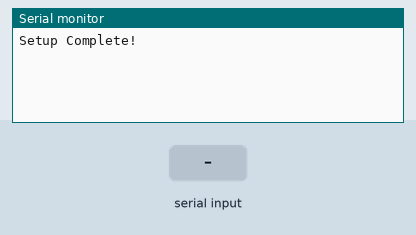
The sketch below on a simulated Arduino Uno, built with avr-gcc and run on an emulated ATmega328P. Shown: the last lines printed to the serial monitor. The test bench sets the inputs (shaded band).

Above: at 2.2 s.
2.3 s: "CMGS" received over the second serial link
At 2.9 s:
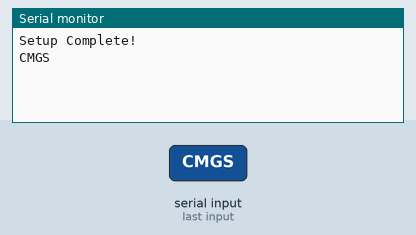
3.8 s: "1" received over the second serial link
At 5.2 s:
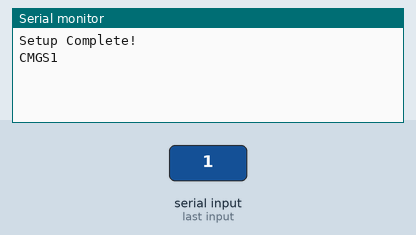

The sketch:

test_sim800l_via_com.ino
```cpp
#include <SoftwareSerial.h>

//SIM800 TX is connected to Arduino D8
#define SIM800_TX_PIN 4

//SIM800 RX is connected to Arduino D7
#define SIM800_RX_PIN 3

//Create software serial object to communicate with SIM800
SoftwareSerial SIM(SIM800_TX_PIN,SIM800_RX_PIN);

char* text;
char* number;
String _buffer;

void setup() {
  //Begin serial comunication with Arduino and Arduino IDE (Serial Monitor)
  Serial.begin(9600);
  while(!Serial);

  //Being serial communication witj Arduino and SIM800
  SIM.begin(9600);
  delay(1000);

  Serial.println("Setup Complete!");
  if (false) {
    _buffer.reserve(255);
    delay(3000);
    Serial.println("Will send SMS in 15sec!!!!");
    delay(15000);
    text="Testing Sms 1";  //text for the message.
    number="+380975411368"; //change to a valid number.
    bool error = _sendSms(number, text);
    Serial.print("Result: "); Serial.println(error);
    text="Testing Sms 2";  //text for the message.
    number="+380975411368"; //change to a valid number.
    error = _sendSms(number, text);
    Serial.print("Result2: "); Serial.println(error);
  }
}

int _timeout;
String _readSerial() {
  _timeout=0;
  while  (!SIM.available() && _timeout < 12000  )
  {
    delay(13);
    _timeout++;
  }
  if (SIM.available()) {
   return SIM.readString();
  }
}

bool _sendSms(char* number,char* text) {

  SIM.println(F("AT+CMGF=1")); // set sms to text mode
  _buffer=_readSerial();
  SIM.print(F("AT+CMGS=\"")); // command to send sms
  SIM.print(number);
  SIM.println(F("\""));
  _buffer=_readSerial();
  SIM.println (text);
  delay(100);
  SIM.print((char)26);
  _buffer=_readSerial();
  //expect CMGS:xxx   , where xxx is a number,for the sending sms.
  if (((_buffer.indexOf("CMGS") ) != -1 ) ){
    return true;
  }
  else {
    return false;
  }
}

// for char*,sie_t
volatile char* _printUnblocked_text;
volatile size_t _printUnblocked_text_length;
// for __FlashStringHelper *
volatile PGM_P _printUnblocked_p;
volatile size_t _printUnblocked_n;
// common
volatile bool _printUnblocked_writeEndLn;
volatile byte _printUnblocked_state = 0;

bool printUnblockedStart(const String& s)// return false if error occured!
{
  return printUnblockedStart(s.c_str(), s.length());
}
bool printUnblockedStart(char* text, size_t text_length)// return false if error occured!
{
  if (_printUnblocked_state != 0) {
    _printUnblocked_state = 0xE1; // error 1
    return false;
  }
  _printUnblocked_text = text;
  _printUnblocked_text_length = text_length;
  _printUnblocked_writeEndLn = false;
  _printUnblocked_state = 0x11;
  return true;
}
bool printUnblockedStart(const __FlashStringHelper *ifsh) // return false if error occured!
{
  if (_printUnblocked_state != 0) {
    _printUnblocked_state = 0xE1; // error 1
    return false;
  }
  _printUnblocked_p = reinterpret_cast<PGM_P>(ifsh);
  _printUnblocked_n = 0;
  _printUnblocked_writeEndLn = false;
  _printUnblocked_state = 0x21;
}

bool printUnblockedDone()
{
  switch (_printUnblocked_state)
  {
    case 0x11: // print text from "char* text" pointer
        if (Serial.availableForWrite() > 4)
        {
          while(Serial.availableForWrite()>0 && _printUnblocked_text_length--)
          {
            if (!Serial.write(*_printUnblocked_text++))
            {
              _printUnblocked_state == 0xE2; break; // error 2
            }
          }
          if (_printUnblocked_text_length == 0)
          {
            _printUnblocked_state = 0x01; // write EndLine if required
          }
        }
        return false;
    break;
    case 0x21: // print text from "__FlashStringHelper*"
        if (Serial.availableForWrite() > 4)
        {
          int z = 0;
          bool done = false;
          while(Serial.availableForWrite()>0 && z++ < 150) {
            unsigned char c = pgm_read_byte(_printUnblocked_p++);
            if (c == 0) { done = true; break; }
            if (Serial.write(c)) _printUnblocked_n++;
            else { done = true; _printUnblocked_state = 0xE3; break; } // error 3
          }
          if (done) {
            _printUnblocked_state = 0x01; // write EndLine if required
          }
        }
        return false;
    break;
    case 0x01: // print endline if required
        if (_printUnblocked_writeEndLn)
        {
          if (Serial.availableForWrite() < 2)
            return false;
          else
          {
            Serial.write(0x0D); Serial.write(0x0A);
            //Serial.print("\x0D\x0A");
            return true;
          }
        }
        else
          return true;
    break;
    default:
      _printUnblocked_state = 0xEF; // state handling error!
      return true;
  }
}

byte printUnblockedError()
{
  if ((_printUnblocked_state & 0xF0) == 0xE0)
  {
    return _printUnblocked_state & 0x0F;
  }
}

void loop() {
  //Read SIM800 output (if available) and print it in Arduino IDE Serial Monitor
  if(SIM.available()){
    Serial.write(SIM.read());
  }
  //Read Arduino IDE Serial Monitor inputs (if available) and send them to SIM800
  if(Serial.available()){
    SIM.write(Serial.read());
  }
}
```

Measured:
- after the input at 2.3 s, the serial monitor: prints a new line at once (image 1)
- after the input at 3.8 s, the serial monitor: prints a new line at once (image 2)
